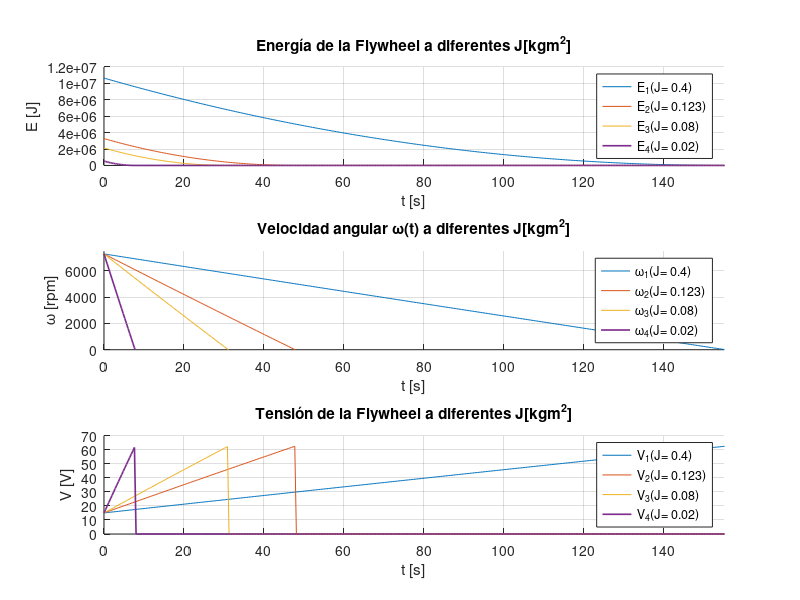

MATLAB code for this plot:
clc
clear 
close all

%% EMULACION FLYWHEEL CON PMDCM - carga variación J

load('VAR_INER_D.mat');

w1 = VARJ_D.w1;
v1 = VARJ_D.v1;
E1 = VARJ_D.E1;

w2 = VARJ_D.w2;
v2 = VARJ_D.v2;
E2 = VARJ_D.E2;

w3 = VARJ_D.w3;
v3 = VARJ_D.v3;
E3 = VARJ_D.E3;

w4 = VARJ_D.w4;
v4 = VARJ_D.v4;
E4 = VARJ_D.E4;

t = VARJ_D.t;

Fig_Jd = figure;
figure (Fig_Jd);


%% COMPORTAMIENTO DE LA ENERGIA CARGA 

subplot(3,1,1)

hold on
plot(t,E1,t,E2,t,E3,t,E4,'LineWidth',1.2)
title('Energía de la Flywheel a diferentes J[kgm^{2}]');
xlabel('t [s]'); 
ylabel('E [J]');
legend('E_1(J= 0.4)','E_2(J= 0.123)','E_3(J= 0.08)','E_4(J= 0.02)');
legend('Location','east');
xlim([0,155]);

grid on

%% COMPORTAMIENTO DE VELOCIDAD ANGULAR

subplot(3,1,2)

hold on
plot(t,w1,t,w2,t,w3,t,w4,'LineWidth',1.2)
title('Velocidad angular \omega(t) a diferentes J[kgm^{2}]');
xlabel('t [s]'); 
ylabel('\omega [rpm]');
legend('\omega_1(J= 0.4)','\omega_2(J= 0.123)','\omega_3(J= 0.08)','\omega_4(J= 0.02)');
legend('Location',['east']);
ylim([0,7500]);
xlim([0,155]);

grid on

%% COMPORTAMIENTO DE LA CORRIENTE

subplot(3,1,3)

hold on
plot(t,v1,t,v2,t,v3,t,v4,'LineWidth',1.2)
title('Tensión de la Flywheel a diferentes J[kgm^{2}]');
xlabel('t [s]'); 
ylabel('V [V]');
legend('V_1(J= 0.4)','V_2(J= 0.123)','V_3(J= 0.08)','V_4(J= 0.02)');
legend('Location','east');
xlim([0,155]);

grid on